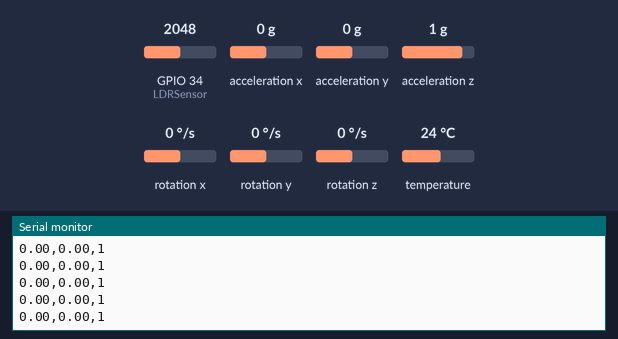
The sketch below on a simulated ESP32. Parts: the last lines printed to the serial monitor. The test bench sets the inputs (shaded band); at power-on: acceleration x 0 g, GPIO 34 (LDRSensor) = 2048, acceleration y 0 g, rotation x 0 °/s, acceleration z 1 g, rotation y 0 °/s, rotation z 0 °/s, temperature 24 °C. Nothing arrives over Bluetooth unless stated.

Above: at 1.3 s.
1.4 s: acceleration x set to -1.4 g
At 2.1 s:
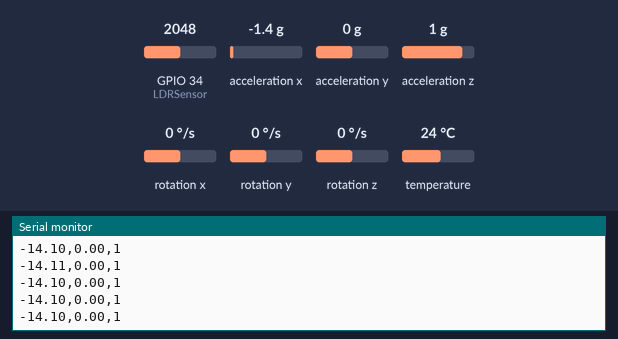
2.9 s: GPIO 34 (LDRSensor) set to 1960
At 3.7 s:
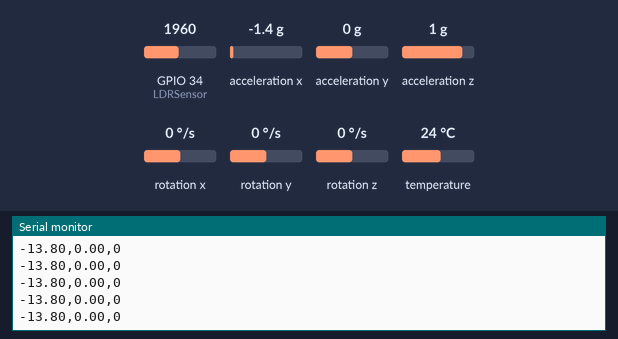
4.4 s: acceleration y set to -1.4 g
At 5.0 s:
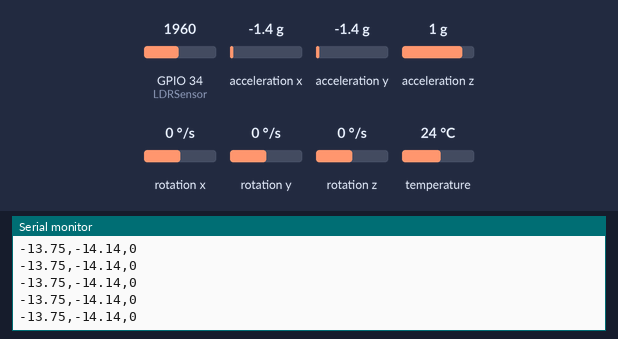
5.9 s: rotation x set to -192 °/s
Timing chart, 0 to 6.6 s (numbered marks = the images above; inputs shaded):
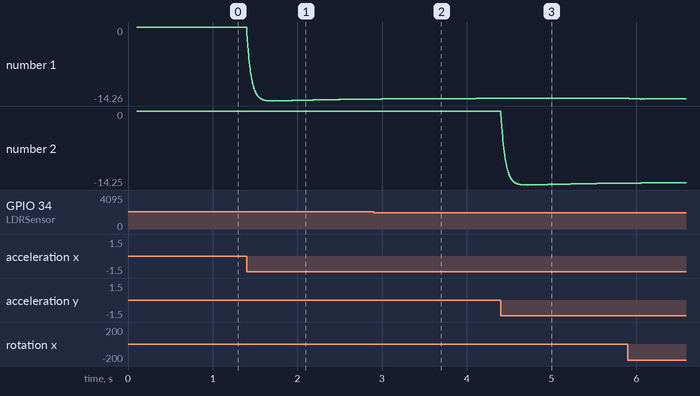

Measured:
- after the input at 1.4 s, the serial monitor: prints a new line at once (image 1)
- plotted number 1: 0 → -13.89 after the input at 1.4 s

The sketch:

Arduino-Hand-Gesture-Controller-ESP32.ino
```cpp
/*
Features:
- Reads acceleration and gyroscope data from an MPU6050 sensor.
- Uses a Kalman filter to smooth and correct sensor readings.
- Reads ambient light levels using an LDR sensor.
- Communicates sensor data wirelessly via Bluetooth.
- Sends processed values over serial for debugging.
Applications:
- Motion tracking and gesture recognition.
- Balancing robots and stabilization systems.
- Smart lighting systems based on ambient light levels.
- Wearable motion analysis and health tracking.
- Wireless remote control based on tilt movements.
*/
#include <Adafruit_MPU6050.h>
#include <Adafruit_Sensor.h>
#include <Wire.h>
#include "BluetoothSerial.h"
Adafruit_MPU6050 mpu;  // Create MPU6050 sensor object
BluetoothSerial SerialBT;  // Create Bluetooth serial object
const int LDRSensor = 34;  // Define the LDR sensor pin
// Kalman filter variables
float x_angle = 0, y_angle = 0; // Filtered angle estimates
float x_bias = 0, y_bias = 0;   // Gyroscope bias correction
float P[2][2] = { { 1, 0 }, { 0, 1 } };  // Error covariance matrix
// Kalman filter tuning parameters
// Adjust these for different levels of noise filtering and responsiveness
// Quick and Less Smooth Response
float q_angle = 0.01;    // Trust new angle estimates more
float q_bias = 0.01;     // Faster correction of gyroscope drift
float r_measure = 0.01;  // Trust sensor readings more (less smoothing)
// // Alternative: Optimum Response
// const float q_angle = 0.001; // Process noise
// const float q_bias = 0.003;
// const float r_measure = 0.03; // Measurement noise
// // Alternative: Slow and smooth response
// float q_angle = 0.0001;   // Trust new angle estimates more
// float q_bias = 0.0005;    // Faster correction of gyroscope drift
// float r_measure = 0.05;   // Trust sensor readings more (less smoothing)
void setup() {
Serial.begin(115200);  // Initialize Serial Monitor
SerialBT.begin("ESP32_BT");  // Initialize Bluetooth with device name "ESP32_BT"
// Initialize MPU6050 sensor
if (!mpu.begin()) {
  Serial.println("MPU6050 not found!");
  while (1) delay(10);  // Halt execution if MPU6050 is not detected
}
// Set MPU6050 configuration
mpu.setAccelerometerRange(MPU6050_RANGE_8_G);  // Set accelerometer range
mpu.setGyroRange(MPU6050_RANGE_500_DEG);       // Set gyroscope range
mpu.setFilterBandwidth(MPU6050_BAND_10_HZ);    // Apply a low-pass filter
delay(100);  // Allow settings to take effect
}
// Kalman filter function to smooth sensor data
float kalmanFilter(float newAngle, float newRate, float dt, float &angle, float &bias) {
float rate = newRate - bias;  // Remove bias from gyroscope rate
angle += dt * rate;  // Estimate new angle
// Update estimation error covariance
P[0][0] += dt * (dt * P[1][1] - P[0][1] - P[1][0] + q_angle);
P[0][1] -= dt * P[1][1];
P[1][0] -= dt * P[1][1];
P[1][1] += q_bias * dt;
// Compute Kalman gain
float S = P[0][0] + r_measure;
float K[2] = { P[0][0] / S, P[1][0] / S };
// Update estimates with measurement
float y = newAngle - angle;
angle += K[0] * y;
bias += K[1] * y;
// Update error covariance matrix
P[0][0] -= K[0] * P[0][0];
P[0][1] -= K[0] * P[0][1];
P[1][0] -= K[1] * P[0][0];
P[1][1] -= K[1] * P[0][1];
return angle;  // Return the filtered angle
}
void loop() {
sensors_event_t a, g, temp;  // Variables to store sensor readings
mpu.getEvent(&a, &g, &temp); // Get sensor data
int ldrValue = analogRead(LDRSensor);  // Read LDR sensor value
int outputValue = (ldrValue < 2000) ? 0 : 1;  // Determine light or dark condition
// Calculate time difference for Kalman filter
static unsigned long prevTime = millis();
float dt = (millis() - prevTime) / 1000.0;  // Convert to seconds
prevTime = millis();
// Apply Kalman filter to smooth sensor data
float filteredX = kalmanFilter(a.acceleration.x, g.gyro.x, dt, x_angle, x_bias);
float filteredY = kalmanFilter(a.acceleration.y, g.gyro.y, dt, y_angle, y_bias);
// Format data for Bluetooth transmission
String btData = String(filteredX, 2) + "," + String(filteredY, 2) + "," + String(outputValue);
// Send data over Bluetooth and Serial for debugging
SerialBT.println(btData);
Serial.println(btData);
// Small delay to stabilize loop execution
// delay(1); // Uncomment if needed
}
```
